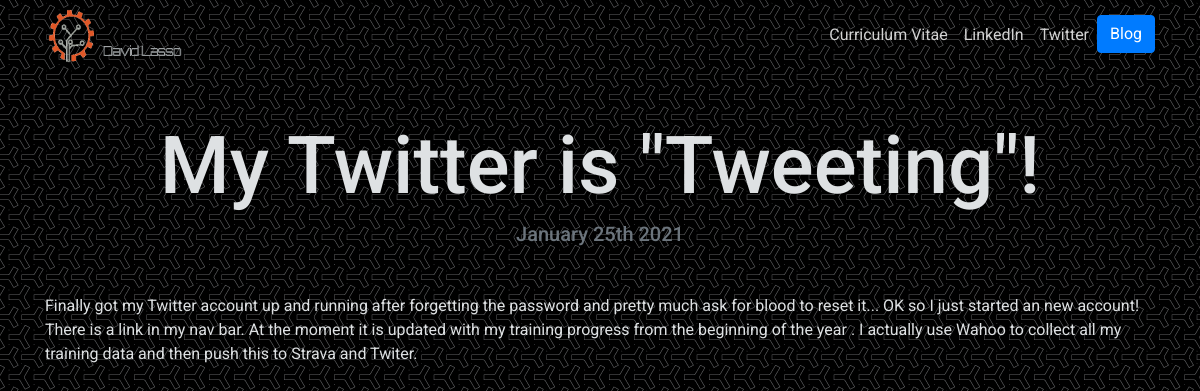
The app's page /blog/2/ with its own data.
### blog/models.py (models this page shows, shortened)
class Blog(models.Model):
	title = models.CharField(max_length=200)
	description = models.TextField()
	date = models.DateField()

### blog/views.py (the view)
# urls.py: path('<int:blog_id>/', views.detail, name='detail'),
def detail(request, blog_id):
	blog = get_object_or_404(Blog, pk=blog_id)
	return render(request, 'blog/detail.html', {'blog':blog})

### blog/templates/blog/detail.html
{% extends 'wsite/base.html' %}
{% block content %}
<h1 class="text-center mt-5" id="blogdetailtitle">{{ blog.title }}</h1>
<h5 class="text-center text-muted mb-5">{{ blog.date|date:'F jS Y' }}</h5>
{{ blog.description|safe }}
{% endblock %}

### wsite/static/wsite/custom.css (style rules this page uses)
body { font-family: 'Roboto', sans-serif; color: rgba(222,225,227,3); background-image: url("y-so-serious.png"); }
@media (min-width: 992px) { #blogdetailtitle { font-size: 5rem; } }

### records on screen
Blog: title "My Twitter is \"Tweeting\"!", date "January 25th 2021", description "Finally got my Twitter account up and running after forgetting the password and pretty much ask for blood to reset it... OK so I just started an new account! There is a link in my nav bar. At the moment it is updated with my training progress from the beginning of the year . I actually use Wahoo to collect all my training data and then push this to Strava and Twiter."
